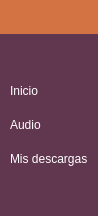
        <widget class="QFrame" name="frameSidebar">
         <property name="minimumSize">
          <size>
           <width>0</width>
           <height>0</height>
          </size>
         </property>
         <property name="maximumSize">
          <size>
           <width>46</width>
           <height>16777215</height>
          </size>
         </property>
         <property name="styleSheet">
          <string notr="true">QFrame {
	background : #61364F;
}</string>
         </property>
         <property name="frameShape">
          <enum>QFrame::Panel</enum>
         </property>
         <property name="frameShadow">
          <enum>QFrame::Plain</enum>
         </property>
         <property name="lineWidth">
          <number>0</number>
         </property>
         <layout class="QGridLayout" name="gridLayout_5">
          <property name="leftMargin">
           <number>0</number>
          </property>
          <property name="topMargin">
           <number>0</number>
          </property>
          <property name="rightMargin">
           <number>0</number>
          </property>
          <property name="bottomMargin">
           <number>0</number>
          </property>
          <property name="spacing">
           <number>0</number>
          </property>
          <item row="5" column="0">
           <spacer name="verticalSpacer">
            <property name="orientation">
             <enum>Qt::Vertical</enum>
            </property>
            <property name="sizeHint" stdset="0">
             <size>
              <width>20</width>
              <height>40</height>
             </size>
            </property>
           </spacer>
          </item>
          <item row="1" column="0">
           <spacer name="verticalSpacer_3">
            <property name="orientation">
             <enum>Qt::Vertical</enum>
            </property>
            <property name="sizeHint" stdset="0">
             <size>
              <width>20</width>
              <height>40</height>
             </size>
            </property>
           </spacer>
          </item>
          <item row="0" column="0">
           <widget class="QPushButton" name="pushButtonSwipeSidebar">
            <property name="styleSheet">
             <string notr="true">QPushButton{
	background-color : #D37242;
	font : 75 13pt &quot;Microsoft JhengHei UI&quot; bold;
	color : #FFFFFF;
	border-radius : 0px;

	text-align : left;
	padding: 10px;
}

QPushButton:hover{
	background-color: #BB673D;
	font : 75 13pt &quot;Microsoft JhengHei UI&quot; bold;
	color : #FFFFFF;
}
</string>
            </property>
            <property name="text">
             <string/>
            </property>
            <property name="icon">
             <iconset>
              <normaloff>G:/Duoc/Semestres/Semestre 8/PORTAFOLIO DE TITULO - 006D/Plataforma/WEB - Feria Virtual Maipo Grande/Feria Virtual Maipo Grande/desktop/app/resources/img/icons/24x24/cil-list.png</normaloff>G:/Duoc/Semestres/Semestre 8/PORTAFOLIO DE TITULO - 006D/Plataforma/WEB - Feria Virtual Maipo Grande/Feria Virtual Maipo Grande/desktop/app/resources/img/icons/24x24/cil-list.png</iconset>
            </property>
            <property name="iconSize">
             <size>
              <width>24</width>
              <height>24</height>
             </size>
            </property>
            <property name="flat">
             <bool>true</bool>
            </property>
           </widget>
          </item>
          <item row="4" column="0">
           <widget class="QPushButton" name="pushButtonDownloads">
            <property name="styleSheet">
             <string notr="true">QPushButton{
	background-color: #61364F;
	font : 75 12pt &quot;Microsoft JhengHei UI&quot; bold;
	color : #FFFFFF;
	border-radius : 0px;
	text-align : left;
	padding: 10px;
}

QPushButton::hover{
	background-color: #80526D;
	font : 75 12pt &quot;Microsoft JhengHei UI&quot; bold;
	color : #DDDDDD;
	border-left : 5px solid #D37242;
}
</string>
            </property>
            <property name="text">
             <string>Mis descargas</string>
            </property>
            <property name="icon">
             <iconset>
              <normaloff>G:/Duoc/Semestres/Semestre 8/PORTAFOLIO DE TITULO - 006D/Plataforma/WEB - Feria Virtual Maipo Grande/Feria Virtual Maipo Grande/desktop/app/resources/img/icons/24x24/cil-vertical-align-bottom.png</normaloff>G:/Duoc/Semestres/Semestre 8/PORTAFOLIO DE TITULO - 006D/Plataforma/WEB - Feria Virtual Maipo Grande/Feria Virtual Maipo Grande/desktop/app/resources/img/icons/24x24/cil-vertical-align-bottom.png</iconset>
            </property>
            <property name="iconSize">
             <size>
              <width>24</width>
              <height>24</height>
             </size>
            </property>
           </widget>
          </item>
          <item row="2" column="0">
           <widget class="QPushButton" name="pushButtonHome">
            <property name="styleSheet">
             <string notr="true">QPushButton{
	background-color: #61364F;
	font : 75 12pt &quot;Microsoft JhengHei UI&quot; bold;
	color : #FFFFFF;
	border-radius : 0px;
	text-align : left;
	padding: 10px;
}

QPushButton::hover{
	background-color: #80526D;
	font : 75 12pt &quot;Microsoft JhengHei UI&quot; bold;
	color : #DDDDDD;
	border-left : 5px solid #D37242;
}
</string>
            </property>
            <property name="text">
             <string>Inicio</string>
            </property>
            <property name="icon">
             <iconset>
              <normaloff>G:/Duoc/Semestres/Semestre 8/PORTAFOLIO DE TITULO - 006D/Plataforma/WEB - Feria Virtual Maipo Grande/Feria Virtual Maipo Grande/desktop/app/resources/img/icons/24x24/cil-home.png</normaloff>G:/Duoc/Semestres/Semestre 8/PORTAFOLIO DE TITULO - 006D/Plataforma/WEB - Feria Virtual Maipo Grande/Feria Virtual Maipo Grande/desktop/app/resources/img/icons/24x24/cil-home.png</iconset>
            </property>
            <property name="iconSize">
             <size>
              <width>24</width>
              <height>24</height>
             </size>
            </property>
           </widget>
          </item>
          <item row="3" column="0">
           <widget class="QPushButton" name="pushButtonDownloader">
            <property name="styleSheet">
             <string notr="true">QPushButton{
	background-color: #61364F;
	font : 75 12pt &quot;Microsoft JhengHei UI&quot; bold;
	color : #FFFFFF;
	border-radius : 0px;
	text-align : left;
	padding: 10px;
}

QPushButton::hover{
	background-color: #80526D;
	font : 75 12pt &quot;Microsoft JhengHei UI&quot; bold;
	color : #DDDDDD;
	border-left : 5px solid #D37242;
}
</string>
            </property>
            <property name="text">
             <string>Audio</string>
            </property>
            <property name="icon">
             <iconset>
              <normaloff>G:/Duoc/Semestres/Semestre 8/PORTAFOLIO DE TITULO - 006D/Plataforma/WEB - Feria Virtual Maipo Grande/Feria Virtual Maipo Grande/desktop/app/resources/img/icons/24x24/cil-chevron-circle-right-alt.png</normaloff>G:/Duoc/Semestres/Semestre 8/PORTAFOLIO DE TITULO - 006D/Plataforma/WEB - Feria Virtual Maipo Grande/Feria Virtual Maipo Grande/desktop/app/resources/img/icons/24x24/cil-chevron-circle-right-alt.png</iconset>
            </property>
            <property name="iconSize">
             <size>
              <width>24</width>
              <height>24</height>
             </size>
            </property>
           </widget>
          </item>
         </layout>
        </widget>
